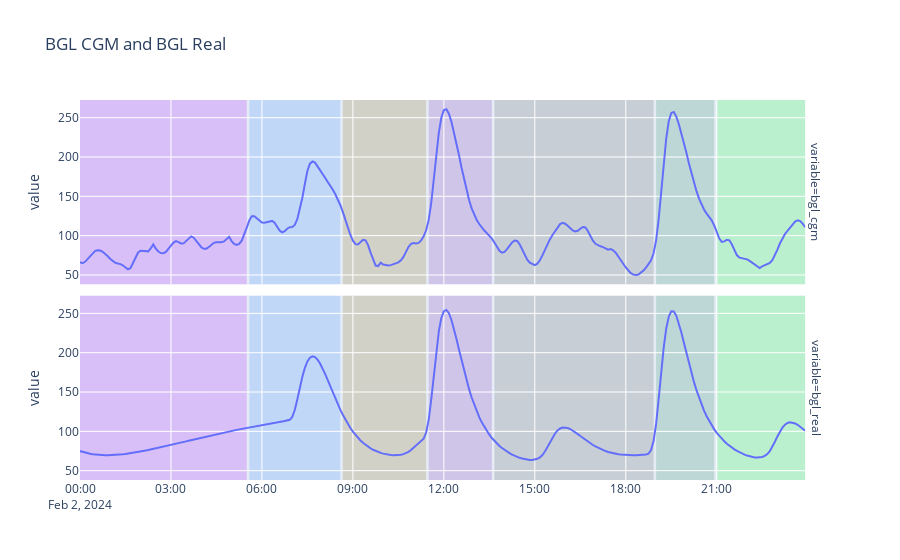

Notebook cell for this chart:
### Code cell
segment_labels = change_detector.transform(df_single_day['bgl_cgm'])
segments = (
    segment_labels
    .groupby("labels")
    .apply(lambda x: pd.Interval(x.index[0], x.index[-1] + pd.Timedelta(seconds=1), closed="left"), include_groups=False)
).to_frame()
segments.columns = ["time_locs"]
segments["labels"] = segment_labels["labels"].unique()
segments

add_segmentation_vrects(fig, segments, locs_col="time_locs").update_layout(
    showlegend=False, xaxis_title=None
)

### Figure 1 — Plotly figure (JSON) as saved in the notebook; plotly's stock layout.template omitted (floating-point values rounded to 4 significant figures; data arrays with more than 128 entries replaced by an {"elided": "..."} marker saying what was removed)
{"data": [{"hovertemplate": "variable=bgl_cgm<br>date=%{x}<br>value=%{y}<extra></extra>", "legendgroup": "", "line": {"color": "#636efa", "dash": "solid"}, "marker": {"symbol": "circle"}, "mode": "lines", "name": "", "orientation": "v", "showlegend": false, "type": "scatter", "x": {"elided": "288 str values"}, "xaxis": "x2", "y": {"elided": "288 float values"}, "yaxis": "y2"}, {"hovertemplate": "variable=bgl_real<br>date=%{x}<br>value=%{y}<extra></extra>", "legendgroup": "", "line": {"color": "#636efa", "dash": "solid"}, "marker": {"symbol": "circle"}, "mode": "lines", "name": "", "orientation": "v", "showlegend": false, "type": "scatter", "x": {"elided": "288 str values"}, "xaxis": "x", "y": {"elided": "288 float values"}, "yaxis": "y"}], "layout": {"annotations": [{"showarrow": false, "text": "variable=bgl_real", "textangle": 90, "x": 0.98, "xanchor": "left", "xref": "paper", "y": 0.2425, "yanchor": "middle", "yref": "paper"}, {"showarrow": false, "text": "variable=bgl_cgm", "textangle": 90, "x": 0.98, "xanchor": "left", "xref": "paper", "y": 0.7575, "yanchor": "middle", "yref": "paper"}], "legend": {"tracegroupgap": 0}, "shapes": [{"fillcolor": "#AA0DFE", "layer": "below", "line": {"width": 0}, "opacity": 0.2, "type": "rect", "x0": "2024-02-02T00:00:00", "x1": "2024-02-02T05:30:01", "xref": "x", "y0": 0, "y1": 1, "yref": "y domain"}, {"fillcolor": "#AA0DFE", "layer": "below", "line": {"width": 0}, "opacity": 0.2, "type": "rect", "x0": "2024-02-02T00:00:00", "x1": "2024-02-02T05:30:01", "xref": "x2", "y0": 0, "y1": 1, "yref": "y2 domain"}, {"fillcolor": "#3283FE", "layer": "below", "line": {"width": 0}, "opacity": 0.2, "type": "rect", "x0": "2024-02-02T05:35:00", "x1": "2024-02-02T08:35:01", "xref": "x", "y0": 0, "y1": 1, "yref": "y domain"}, {"fillcolor": "#3283FE", "layer": "below", "line": {"width": 0}, "opacity": 0.2, "type": "rect", "x0": "2024-02-02T05:35:00", "x1": "2024-02-02T08:35:01", "xref": "x2", "y0": 0, "y1": 1, "yref": "y2 domain"}, {"fillcolor": "#85660D", "layer": "below", "line": {"width": 0}, "opacity": 0.2, "type": "rect", "x0": "2024-02-02T08:40:00", "x1": "2024-02-02T11:25:01", "xref": "x", "y0": 0, "y1": 1, "yref": "y domain"}, {"fillcolor": "#85660D", "layer": "below", "line": {"width": 0}, "opacity": 0.2, "type": "rect", "x0": "2024-02-02T08:40:00", "x1": "2024-02-02T11:25:01", "xref": "x2", "y0": 0, "y1": 1, "yref": "y2 domain"}, {"fillcolor": "#782AB6", "layer": "below", "line": {"width": 0}, "opacity": 0.2, "type": "rect", "x0": "2024-02-02T11:30:00", "x1": "2024-02-02T13:35:01", "xref": "x", "y0": 0, "y1": 1, "yref": "y domain"}, {"fillcolor": "#782AB6", "layer": "below", "line": {"width": 0}, "opacity": 0.2, "type": "rect", "x0": "2024-02-02T11:30:00", "x1": "2024-02-02T13:35:01", "xref": "x2", "y0": 0, "y1": 1, "yref": "y2 domain"}, {"fillcolor": "#565656", "layer": "below", "line": {"width": 0}, "opacity": 0.2, "type": "rect", "x0": "2024-02-02T13:40:00", "x1": "2024-02-02T18:55:01", "xref": "x", "y0": 0, "y1": 1, "yref": "y domain"}, {"fillcolor": "#565656", "layer": "below", "line": {"width": 0}, "opacity": 0.2, "type": "rect", "x0": "2024-02-02T13:40:00", "x1": "2024-02-02T18:55:01", "xref": "x2", "y0": 0, "y1": 1, "yref": "y2 domain"}, {"fillcolor": "#1C8356", "layer": "below", "line": {"width": 0}, "opacity": 0.2, "type": "rect", "x0": "2024-02-02T19:00:00", "x1": "2024-02-02T20:55:01", "xref": "x", "y0": 0, "y1": 1, "yref": "y domain"}, {"fillcolor": "#1C8356", "layer": "below", "line": {"width": 0}, "opacity": 0.2, "type": "rect", "x0": "2024-02-02T19:00:00", "x1": "2024-02-02T20:55:01", "xref": "x2", "y0": 0, "y1": 1, "yref": "y2 domain"}, {"fillcolor": "#16FF32", "layer": "below", "line": {"width": 0}, "opacity": 0.2, "type": "rect", "x0": "2024-02-02T21:00:00", "x1": "2024-02-02T23:55:01", "xref": "x", "y0": 0, "y1": 1, "yref": "y domain"}, {"fillcolor": "#16FF32", "layer": "below", "line": {"width": 0}, "opacity": 0.2, "type": "rect", "x0": "2024-02-02T21:00:00", "x1": "2024-02-02T23:55:01", "xref": "x2", "y0": 0, "y1": 1, "yref": "y2 domain"}], "showlegend": false, "title": {"text": "BGL CGM and BGL Real"}, "xaxis": {"anchor": "y", "domain": [0, 0.98], "title": {}}, "xaxis2": {"anchor": "y2", "domain": [0, 0.98], "matches": "x", "showticklabels": false}, "yaxis": {"anchor": "x", "domain": [0, 0.485], "title": {"text": "value"}}, "yaxis2": {"anchor": "x2", "domain": [0.515, 1], "matches": "y", "title": {"text": "value"}}}}
